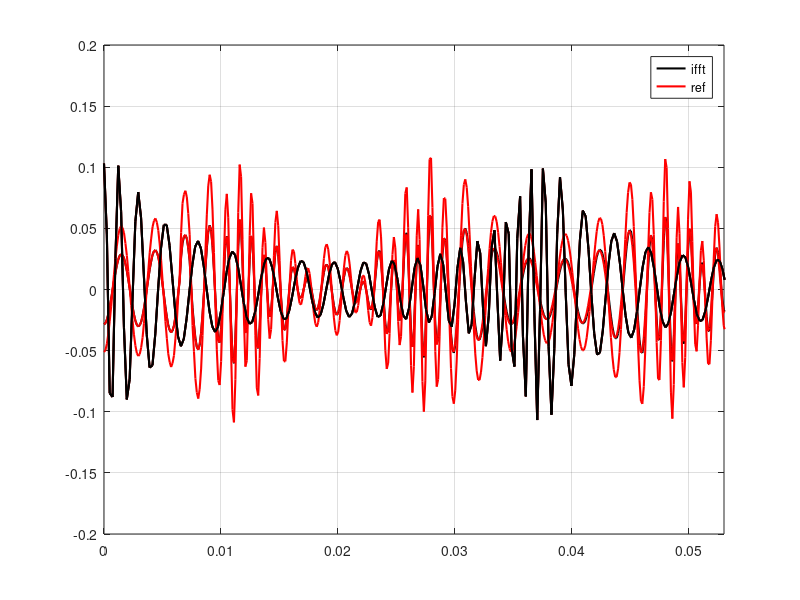

The MATLAB source for this figure:
clc
clear


set(0,'DefaultLineLineWidth',1.5)


 NFFT=8192;
 ff=load('pXOYM.txt');
 fff=load('pF.txt');
 fff1=fff(:,1);
 ff1=ff(:,1);
% ff1=ff(:,1);
% ff1=load('pXOYM1.txt');
% ffTH=load('FDPressureTH.txt');
%ffth1=ff(:,1);
%ffth2=ff(:,2);
cc=real(ifft(fff1,NFFT))*NFFT;
c=real(ifft(fff1,NFFT)*NFFT);
% d=real(ifft(ff,NFFT)*NFFT);
ODT = 1/NFFT;
OTime = ODT*(0:NFFT-1);
figure(1)
hold on
grid on
box on

%plot(OTime,4*c,'k-',OTime,cc,'r-.');
plot(OTime,2*c,'k-');
%plot(OTime,cc,'r-');
xlim([0,0.03]);
hold on
td = load('TDTimePressure1.txt');
plot(td(:,1),td(:,2),'r-');
xlim([0.0,0.053]);
legend('ifft','ref');

%hold on
%plot(OTime,ff1,'r-',OTime,fff1,'y-.');
% legend('ifftMatlab','ifftC');

%%

clc
clear 

NFFT=8192;
ODT = 1/NFFT;
OTime = ODT*(0:NFFT-1);

%ff1=load('pXOYM.txt');
ff1=load('pF.txt');
ff=real(ff1);
for k=1:NFFT/2
    OpMUpHalf(k)=ff(k);
end

for k=2:NFFT/2
    OpMHalfConj(k)=conj(OpMUpHalf(k));
    
end

for k=2:NFFT/2
    OpMLowerHalf(k)=OpMHalfConj(NFFT/2-k+1);
end


OpMFull = [OpMUpHalf OpMLowerHalf]';

OpTM = real(ifft(OpMFull,NFFT)*NFFT);
figure(1)
hold on
grid on
box on

plot(OTime,OpTM,'r')
xlim([0,0.02]);


hold on
td = load('TDTimePressure1.txt');
plot(td(:,1),td(:,2),'k-');
xlim([0.0,0.053]);
legend('ifft','ref');


%%
clc
clear 

NFFT=8192;
ODT = 1/NFFT;
OTime = ODT*(0:NFFT-1);

%ff1=load('pXOYM.txt');
ff1=load('pF.txt');

OpMUpHalf = zeros(NFFT/2+1,1);
OpMHalfConj = zeros(NFFT/2-1,1);
OpMLowerHalf = zeros(NFFT/2-1,1);

for j = 1:1
    
    for k = 1:NFFT/2+1
    %for k = 1:NFFT/2
    
        OpMUpHalf(k,j) = ff1(k,j);
        
    end
    
end

for j = 1:1
    
    for k = 2:NFFT/2 

        OpMHalfConj(k,j) = conj(OpMUpHalf(k,j));
    
    end
    
end

for j = 1:1
    
    for k = 2:NFFT/2
        
        OpMLowerHalf(k,j) = OpMHalfConj(NFFT/2-k+1,j);
    
    end
    
end

OpMFull = [OpMUpHalf;OpMLowerHalf];
%OpMFull = [OpMUpHalf OpMLowerHalf];   
OpTM = zeros(NFFT,1);
     
for j = 1:1
    
    OpTM(:,j) = real(ifft(OpMFull(:,j),NFFT)*NFFT);

end
figure(1)
hold on
grid on
box on

plot(OTime,1.8*OpTM(:,1),'r-')
xlim([0,0.5]);

hold on
td = load('TDTimePressure1.txt');
plot(td(:,1),td(:,2),'k-');
xlim([0.0,0.053]);
legend('ifft','ref');



